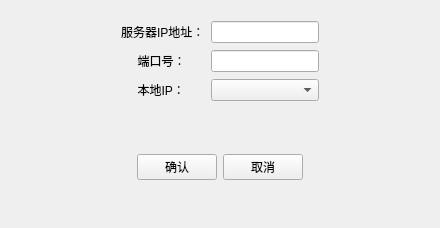
<?xml version="1.0" encoding="UTF-8"?>
<ui version="4.0">
 <class>settings</class>
 <widget class="QWidget" name="settings">
  <property name="geometry">
   <rect>
    <x>0</x>
    <y>0</y>
    <width>440</width>
    <height>228</height>
   </rect>
  </property>
  <property name="minimumSize">
   <size>
    <width>440</width>
    <height>228</height>
   </size>
  </property>
  <property name="maximumSize">
   <size>
    <width>440</width>
    <height>228</height>
   </size>
  </property>
  <property name="windowTitle">
   <string>Form</string>
  </property>
  <layout class="QGridLayout" name="gridLayout">
   <item row="0" column="0">
    <widget class="QWidget" name="widget_4" native="true">
     <layout class="QGridLayout" name="gridLayout_2">
      <item row="0" column="2">
       <widget class="QLineEdit" name="lineEdit_server"/>
      </item>
      <item row="2" column="1">
       <widget class="QLabel" name="label_5">
        <property name="text">
         <string>     本地IP：</string>
        </property>
       </widget>
      </item>
      <item row="2" column="2">
       <widget class="QComboBox" name="comboBox_localIP"/>
      </item>
      <item row="1" column="0">
       <spacer name="horizontalSpacer_3">
        <property name="orientation">
         <enum>Qt::Horizontal</enum>
        </property>
        <property name="sizeHint" stdset="0">
         <size>
          <width>40</width>
          <height>20</height>
         </size>
        </property>
       </spacer>
      </item>
      <item row="0" column="1">
       <widget class="QLabel" name="label_3">
        <property name="text">
         <string>服务器IP地址：</string>
        </property>
       </widget>
      </item>
      <item row="1" column="1">
       <widget class="QLabel" name="label_4">
        <property name="text">
         <string>     端口号：</string>
        </property>
       </widget>
      </item>
      <item row="1" column="2">
       <widget class="QLineEdit" name="lineEdit_socket"/>
      </item>
      <item row="1" column="3">
       <spacer name="horizontalSpacer_4">
        <property name="orientation">
         <enum>Qt::Horizontal</enum>
        </property>
        <property name="sizeHint" stdset="0">
         <size>
          <width>40</width>
          <height>20</height>
         </size>
        </property>
       </spacer>
      </item>
     </layout>
    </widget>
   </item>
   <item row="1" column="0">
    <widget class="QWidget" name="widget" native="true">
     <layout class="QHBoxLayout" name="horizontalLayout">
      <item>
       <spacer name="horizontalSpacer">
        <property name="orientation">
         <enum>Qt::Horizontal</enum>
        </property>
        <property name="sizeHint" stdset="0">
         <size>
          <width>40</width>
          <height>20</height>
         </size>
        </property>
       </spacer>
      </item>
      <item>
       <widget class="QPushButton" name="pushButton">
        <property name="text">
         <string>确认</string>
        </property>
       </widget>
      </item>
      <item>
       <widget class="QPushButton" name="pushButton_2">
        <property name="text">
         <string>取消</string>
        </property>
       </widget>
      </item>
      <item>
       <spacer name="horizontalSpacer_2">
        <property name="orientation">
         <enum>Qt::Horizontal</enum>
        </property>
        <property name="sizeHint" stdset="0">
         <size>
          <width>40</width>
          <height>20</height>
         </size>
        </property>
       </spacer>
      </item>
     </layout>
    </widget>
   </item>
  </layout>
 </widget>
 <resources/>
 <connections/>
</ui>
